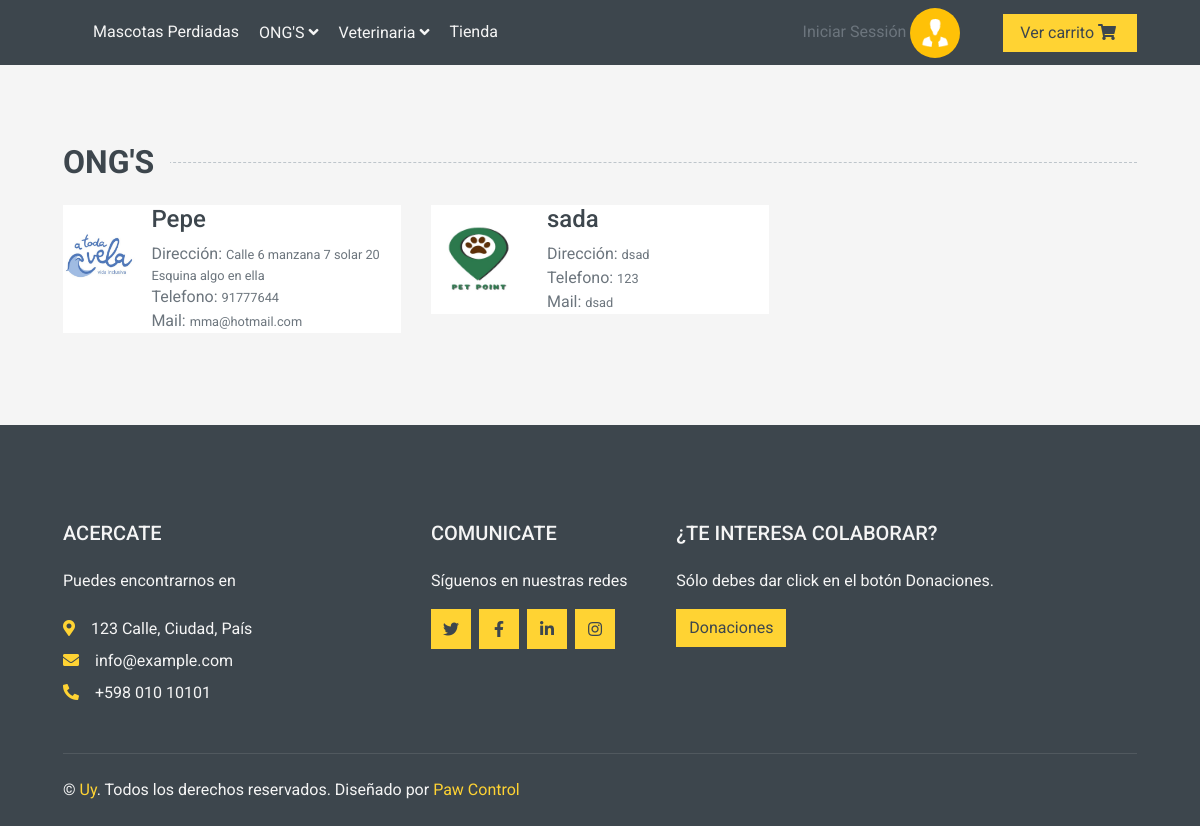
Before: /View/Ong.php with the older database file.
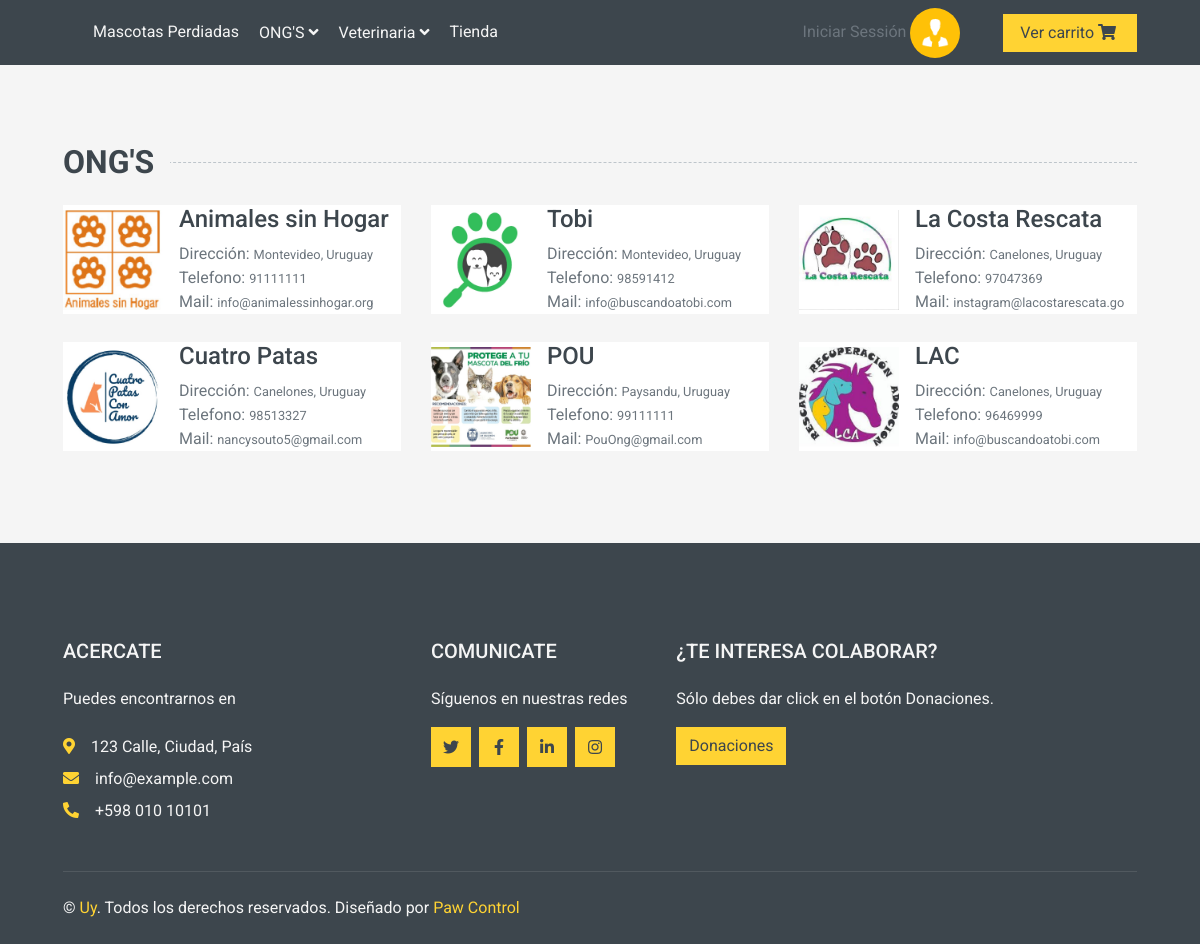
After: the same page with the newer database file.
### tables this page shows
CREATE TABLE `usuario` (
  `codigo` varchar(200) NOT NULL,
  `pass` varchar(200) NOT NULL,
  `nombre` varchar(200) NOT NULL,
  `telefono` int(11) NOT NULL,
  `direccion` varchar(200) NOT NULL,
  `mail` varchar(200) NOT NULL,
  `img` varchar(200) DEFAULT NULL,
  `rol` int(11) NOT NULL
);

### View/Ong.php (the view, shortened to what this page needs)
<?php
$db = new Conexion();
$con = $db->conectar();
$consulta = "SELECT * FROM usuario WHERE rol ='3'";
$resultado = mysqli_query($con, $consulta);
?>
<html lang="es">
<head>
    <link href="https://cdnjs.cloudflare.com/ajax/libs/font-awesome/5.10.0/css/all.min.css" rel="stylesheet">
    <link href="lib/animate/animate.min.css" rel="stylesheet">
    <link href="lib/owlcarousel/assets/owl.carousel.min.css" rel="stylesheet">
    <link href="../Css/style.css" rel="stylesheet">
</head>
<body>
    <?php include "BarrasYLibrerias/BarraNavegacion.php"; ?>
    <div class="container-fluid pt-5">
        <h2 class="section-title position-relative text-uppercase mx-xl-5 mb-4"><span class="bg-secondary pr-3">ONG'S</span></h2>
        <div class="row px-xl-5 pb-3">
            <?php foreach ($resultado as $row) { ?>
                <div class="col-lg-4 col-md-4 col-sm-6 pb-1">
                    <a class="text-decoration-none" href="">
                        <div class="cat-item d-flex align-items-center mb-4">
                            <div class="overflow-hidden" style="width: 100px; height: 100px;">
                                <img class="img-fluid" src="<?php echo substr($row['img'], 3) ?>" alt="">
                            </div>
                            <div class="flex-fill pl-3">
                                <h4><?php echo $row['nombre']; ?></h4>
                                <div class="text-body">Dirección: <small> <?php echo $row['direccion']; ?></small></div>
                                <div class="text-body">Telefono:  <small> <?php echo $row['telefono']; ?></small></div>
                                <div class="text-body">Mail:  <small> <?php echo $row['mail']; ?></small></div>
                            </div>
                        </div>
                    </a>
                </div>
            <?php } ?>
        </div>
    </div>
    <?php
    include "BarrasYLibrerias/Footer.php";
    ?>
</body>
</html>

Changed rows visible on the page:
removed usuario: img (picture), nombre "Pepe", direccion "Calle 6 manzana 7 solar 20 Esquina algo en ella", telefono "91777644", mail "mma@hotmail.com"
removed usuario: img (picture), nombre "sada", direccion "dsad", telefono "123", mail "dsad"
added usuario: img (picture), nombre "Animales sin Hogar", direccion "Montevideo, Uruguay", telefono "91111111", mail "info@animalessinhogar.org"
added usuario: img (picture), nombre "Tobi", direccion "Montevideo, Uruguay", telefono "98591412", mail "info@buscandoatobi.com"
added usuario: img (picture), nombre "La Costa Rescata", direccion "Canelones, Uruguay", telefono "97047369", mail "instagram@lacostarescata.go"
added usuario: img (picture), nombre "Cuatro Patas", direccion "Canelones, Uruguay", telefono "98513327", mail "nancysouto5@gmail.com"
added usuario: img (picture), nombre "POU", direccion "Paysandu, Uruguay", telefono "99111111", mail "PouOng@gmail.com"
added usuario: img (picture), nombre "LAC", direccion "Canelones, Uruguay", telefono "96469999", mail "info@buscandoatobi.com"
